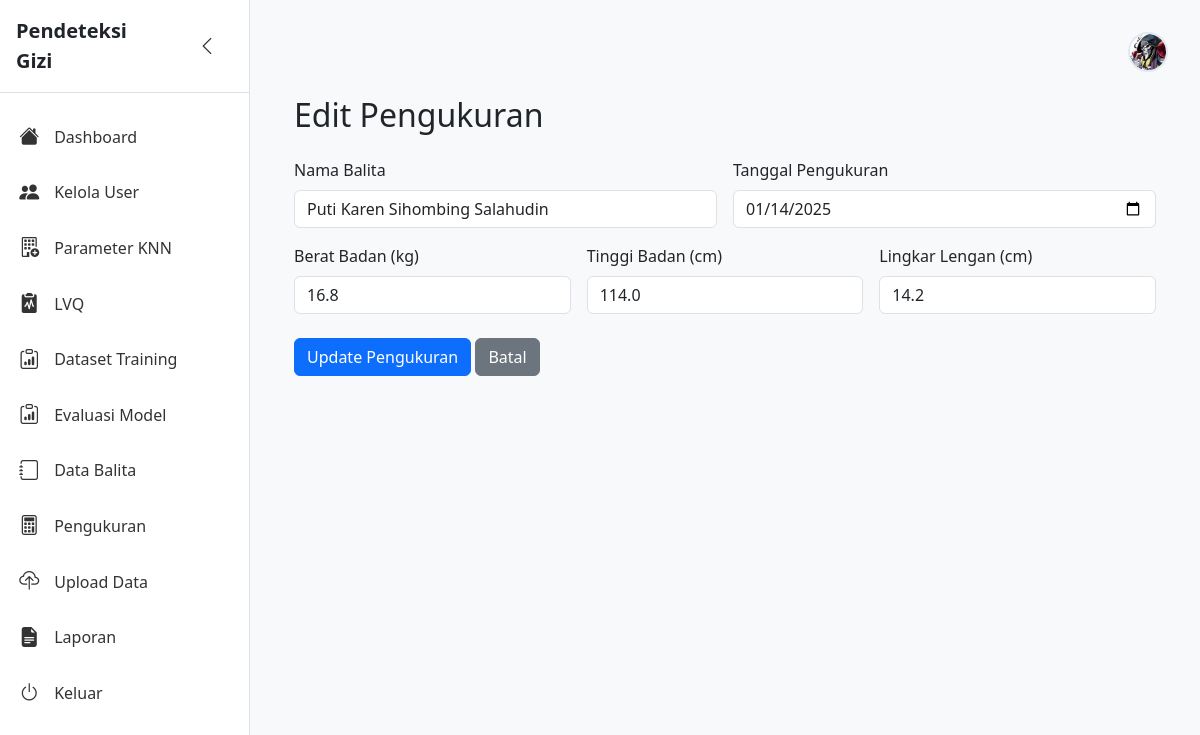
Page /pengukuran/edit/27750 (signed in) on the committed database.
### tables this page shows
CREATE TABLE balita (
            id INTEGER PRIMARY KEY AUTOINCREMENT,
            nama TEXT NOT NULL,
            tanggal_lahir DATE NOT NULL,
            jenis_kelamin TEXT NOT NULL CHECK (jenis_kelamin IN ('L', 'P')),
            nama_ortu TEXT NOT NULL,
            created_at TIMESTAMP DEFAULT CURRENT_TIMESTAMP,
            updated_at TIMESTAMP DEFAULT CURRENT_TIMESTAMP
        , usia_tahun INTEGER, usia_bulan INTEGER, nik TEXT, provinsi VARCHAR(255) DEFAULT 'Banten', kabupaten VARCHAR(255) DEFAULT 'Lebak', kecamatan VARCHAR(255) DEFAULT 'Cimarga', puskesmas VARCHAR(255) DEFAULT 'Cimarga', desa VARCHAR(255), rt VARCHAR(10), rw VARCHAR(10), alamat_detail TEXT);

CREATE TABLE pengukuran (
            id INTEGER PRIMARY KEY AUTOINCREMENT,
            balita_id INTEGER NOT NULL,
            tanggal_ukur DATE NOT NULL,
            berat_badan REAL NOT NULL CHECK (berat_badan > 0),
            tinggi_badan REAL NOT NULL CHECK (tinggi_badan > 0),
            lingkar_lengan REAL NOT NULL CHECK (lingkar_lengan > 0),
            created_at TIMESTAMP DEFAULT CURRENT_TIMESTAMP,
            FOREIGN KEY (balita_id) REFERENCES balita (id) ON DELETE CASCADE
        );

### app.py (the view, shortened to what this page needs)
@app.route('/pengukuran/edit/<int:id>', methods=['GET', 'POST'])
@login_required
def edit_pengukuran(id):
    conn = get_db()
    try:
        pengukuran = conn.execute('''
            SELECT p.*, b.nama, b.tanggal_lahir, b.jenis_kelamin
            FROM pengukuran p
            JOIN balita b ON p.balita_id = b.id
            WHERE p.id = ?
        ''', (id,)).fetchone()
        if not pengukuran:
            flash('Data pengukuran tidak ditemukan', 'danger')
            return redirect(url_for('data_pengukuran'))
        return render_template('pengukuran/edit.html', pengukuran=pengukuran)
    finally:
        conn.close()

### app.py (called while the page is built)
def get_db():
    conn = sqlite3.connect(app.config['DATABASE'])
    conn.row_factory = sqlite3.Row
    conn.execute("PRAGMA foreign_keys = ON")
    return conn

def login_required(f):
    @wraps(f)
    def decorated(*args, **kwargs):
        if 'user_id' not in session:
            flash('Silakan login terlebih dahulu', 'danger')
            return redirect(url_for('login'))
        return f(*args, **kwargs)
    return decorated

### templates/pengukuran/edit.html (shortened to what this page needs)
{% extends "base.html" %}
{% block content %}
<div class="container mt-4">
    <h2 class="mb-4">Edit Pengukuran</h2>
    <form method="POST" class="needs-validation" novalidate>
        <div class="row g-3">
            <div class="col-md-6">
                <label class="form-label">Nama Balita</label>
                <input type="text" class="form-control" value="{{ pengukuran.nama }}" readonly>
            </div>
            <div class="col-md-6">
                <label for="tanggal_ukur" class="form-label">Tanggal Pengukuran</label>
                <input type="date" class="form-control" id="tanggal_ukur" name="tanggal_ukur"
                       value="{{ pengukuran.tanggal_ukur }}" required>
            </div>
            <div class="col-md-4">
                <label for="berat_badan" class="form-label">Berat Badan (kg)</label>
                <input type="number" step="0.1" class="form-control" id="berat_badan"
                       name="berat_badan" value="{{ pengukuran.berat_badan }}" min="2" max="30" required>
            </div>
            <div class="col-md-4">
                <label for="tinggi_badan" class="form-label">Tinggi Badan (cm)</label>
                <input type="number" step="0.1" class="form-control" id="tinggi_badan"
                       name="tinggi_badan" value="{{ pengukuran.tinggi_badan }}" min="40" max="120" required>
            </div>
            <div class="col-md-4">
                <label for="lingkar_lengan" class="form-label">Lingkar Lengan (cm)</label>
                <input type="number" step="0.1" class="form-control" id="lingkar_lengan"
                       name="lingkar_lengan" value="{{ pengukuran.lingkar_lengan }}" min="8" max="20" required>
            </div>
        </div>
        <div class="mt-4">
            <button type="submit" class="btn btn-primary">
                 Update Pengukuran
            </button>
            <a href="{{ url_for('data_pengukuran') }}" class="btn btn-secondary">
                 Batal
            </a>
        </div>
    </form>
</div>
{% endblock %}

### templates/base.html (style rules this page uses)
body { background: #f8f9fa; }

### rows in the picture
balita: nama "Puti Karen Sihombing Salahudin"
pengukuran: tanggal_ukur "01/14/2025", berat_badan "16.8", tinggi_badan "114.0", lingkar_lengan "14.2"
